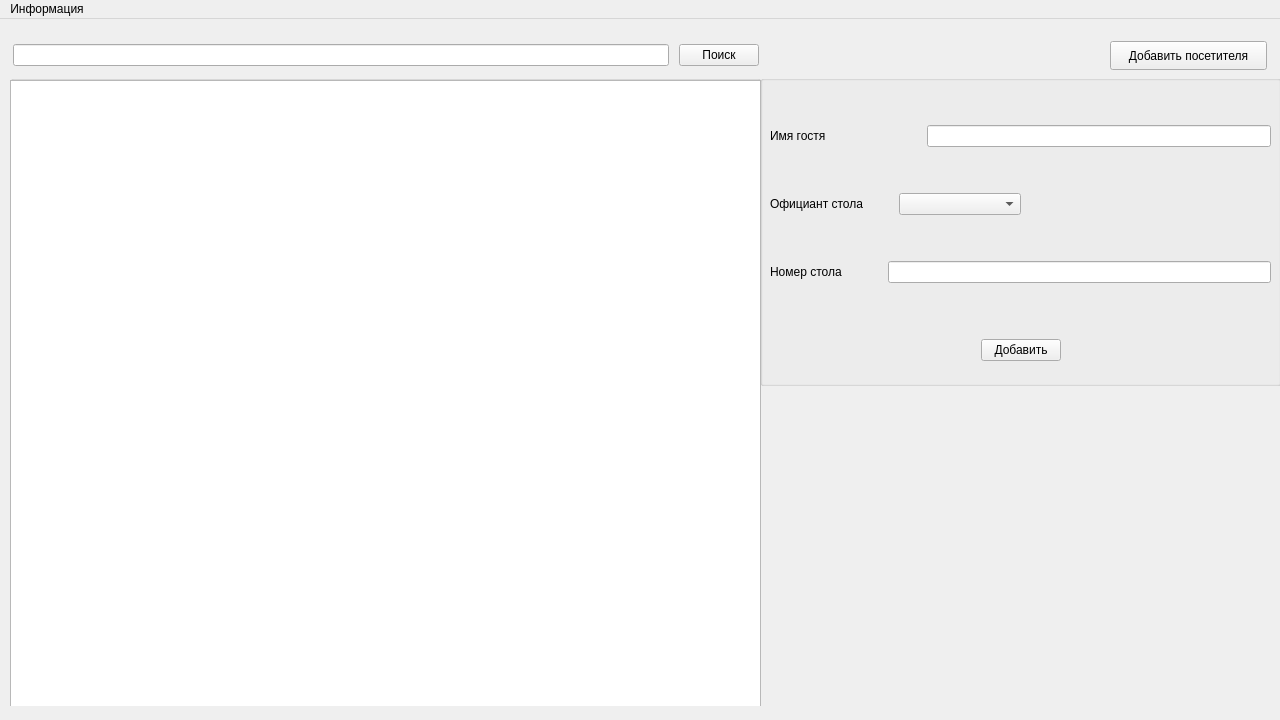
<?xml version="1.0" encoding="UTF-8"?>
<ui version="4.0">
 <class>ArmRest</class>
 <widget class="QMainWindow" name="ArmRest">
  <property name="enabled">
   <bool>true</bool>
  </property>
  <property name="geometry">
   <rect>
    <x>0</x>
    <y>0</y>
    <width>1280</width>
    <height>720</height>
   </rect>
  </property>
  <property name="focusPolicy">
   <enum>Qt::StrongFocus</enum>
  </property>
  <property name="windowTitle">
   <string>ArmGym</string>
  </property>
  <property name="styleSheet">
   <string notr="true"/>
  </property>
  <widget class="QWidget" name="mainWidget">
   <widget class="QStackedWidget" name="stackedWidget">
    <property name="geometry">
     <rect>
      <x>0</x>
      <y>0</y>
      <width>1281</width>
      <height>690</height>
     </rect>
    </property>
    <property name="focusPolicy">
     <enum>Qt::NoFocus</enum>
    </property>
    <property name="currentIndex">
     <number>1</number>
    </property>
    <widget class="QWidget" name="page">
     <widget class="QTextBrowser" name="InfoBrowser">
      <property name="enabled">
       <bool>true</bool>
      </property>
      <property name="geometry">
       <rect>
        <x>380</x>
        <y>60</y>
        <width>891</width>
        <height>611</height>
       </rect>
      </property>
      <property name="verticalScrollBarPolicy">
       <enum>Qt::ScrollBarAsNeeded</enum>
      </property>
      <property name="html">
       <string>&lt;!DOCTYPE HTML PUBLIC &quot;-//W3C//DTD HTML 4.0//EN&quot; &quot;http://www.w3.org/TR/REC-html40/strict.dtd&quot;&gt;
&lt;html&gt;&lt;head&gt;&lt;meta name=&quot;qrichtext&quot; content=&quot;1&quot; /&gt;&lt;meta charset=&quot;utf-8&quot; /&gt;&lt;style type=&quot;text/css&quot;&gt;
p, li { white-space: pre-wrap; }
hr { height: 1px; border-width: 0; }
li.unchecked::marker { content: &quot;\2610&quot;; }
li.checked::marker { content: &quot;\2612&quot;; }
&lt;/style&gt;&lt;/head&gt;&lt;body style=&quot; font-family:'Segoe UI'; font-size:9pt; font-weight:400; font-style:normal;&quot;&gt;
&lt;p style=&quot;-qt-paragraph-type:empty; margin-top:0px; margin-bottom:0px; margin-left:0px; margin-right:0px; -qt-block-indent:0; text-indent:0px;&quot;&gt;&lt;br /&gt;&lt;/p&gt;&lt;/body&gt;&lt;/html&gt;</string>
      </property>
     </widget>
     <widget class="QPushButton" name="addInfo">
      <property name="geometry">
       <rect>
        <x>110</x>
        <y>520</y>
        <width>141</width>
        <height>41</height>
       </rect>
      </property>
      <property name="text">
       <string>Добавить</string>
      </property>
     </widget>
     <widget class="QWidget" name="layoutWidget">
      <property name="geometry">
       <rect>
        <x>-2</x>
        <y>10</y>
        <width>1281</width>
        <height>41</height>
       </rect>
      </property>
      <layout class="QHBoxLayout" name="horizontalLayout_7">
       <item>
        <spacer name="horizontalSpacer_6">
         <property name="orientation">
          <enum>Qt::Horizontal</enum>
         </property>
         <property name="sizeHint" stdset="0">
          <size>
           <width>40</width>
           <height>20</height>
          </size>
         </property>
        </spacer>
       </item>
       <item>
        <widget class="QLabel" name="armLabel">
         <property name="font">
          <font>
           <pointsize>12</pointsize>
          </font>
         </property>
         <property name="text">
          <string/>
         </property>
        </widget>
       </item>
       <item>
        <spacer name="horizontalSpacer_7">
         <property name="orientation">
          <enum>Qt::Horizontal</enum>
         </property>
         <property name="sizeHint" stdset="0">
          <size>
           <width>40</width>
           <height>20</height>
          </size>
         </property>
        </spacer>
       </item>
      </layout>
     </widget>
     <widget class="QWidget" name="layoutWidget">
      <property name="geometry">
       <rect>
        <x>10</x>
        <y>60</y>
        <width>361</width>
        <height>451</height>
       </rect>
      </property>
      <layout class="QVBoxLayout" name="verticalLayout_2">
       <item>
        <widget class="QCalendarWidget" name="calendarWidget">
         <property name="enabled">
          <bool>true</bool>
         </property>
         <property name="focusPolicy">
          <enum>Qt::NoFocus</enum>
         </property>
         <property name="autoFillBackground">
          <bool>true</bool>
         </property>
         <property name="selectionMode">
          <enum>QCalendarWidget::NoSelection</enum>
         </property>
         <property name="verticalHeaderFormat">
          <enum>QCalendarWidget::NoVerticalHeader</enum>
         </property>
         <property name="navigationBarVisible">
          <bool>true</bool>
         </property>
         <property name="dateEditEnabled">
          <bool>false</bool>
         </property>
        </widget>
       </item>
       <item>
        <spacer name="verticalSpacer">
         <property name="orientation">
          <enum>Qt::Vertical</enum>
         </property>
         <property name="sizeHint" stdset="0">
          <size>
           <width>20</width>
           <height>40</height>
          </size>
         </property>
        </spacer>
       </item>
       <item>
        <widget class="QTextEdit" name="infoText">
         <property name="html">
          <string>&lt;!DOCTYPE HTML PUBLIC &quot;-//W3C//DTD HTML 4.0//EN&quot; &quot;http://www.w3.org/TR/REC-html40/strict.dtd&quot;&gt;
&lt;html&gt;&lt;head&gt;&lt;meta name=&quot;qrichtext&quot; content=&quot;1&quot; /&gt;&lt;meta charset=&quot;utf-8&quot; /&gt;&lt;style type=&quot;text/css&quot;&gt;
p, li { white-space: pre-wrap; }
hr { height: 1px; border-width: 0; }
li.unchecked::marker { content: &quot;\2610&quot;; }
li.checked::marker { content: &quot;\2612&quot;; }
&lt;/style&gt;&lt;/head&gt;&lt;body style=&quot; font-family:'Segoe UI'; font-size:9pt; font-weight:400; font-style:normal;&quot;&gt;
&lt;p style=&quot;-qt-paragraph-type:empty; margin-top:0px; margin-bottom:0px; margin-left:0px; margin-right:0px; -qt-block-indent:0; text-indent:0px;&quot;&gt;&lt;br /&gt;&lt;/p&gt;&lt;/body&gt;&lt;/html&gt;</string>
         </property>
        </widget>
       </item>
      </layout>
     </widget>
    </widget>
    <widget class="QWidget" name="subscriptionPage">
     <widget class="QGroupBox" name="groupBox">
      <property name="geometry">
       <rect>
        <x>760</x>
        <y>56</y>
        <width>521</width>
        <height>311</height>
       </rect>
      </property>
      <property name="title">
       <string/>
      </property>
      <widget class="QStackedWidget" name="buttonStackedWidget">
       <property name="geometry">
        <rect>
         <x>0</x>
         <y>230</y>
         <width>521</width>
         <height>80</height>
        </rect>
       </property>
       <property name="currentIndex">
        <number>0</number>
       </property>
       <widget class="QWidget" name="page_2">
        <widget class="QWidget" name="layoutWidget">
         <property name="geometry">
          <rect>
           <x>0</x>
           <y>30</y>
           <width>521</width>
           <height>31</height>
          </rect>
         </property>
         <layout class="QHBoxLayout" name="horizontalLayout_6">
          <item>
           <spacer name="horizontalSpacer_4">
            <property name="orientation">
             <enum>Qt::Horizontal</enum>
            </property>
            <property name="sizeHint" stdset="0">
             <size>
              <width>40</width>
              <height>20</height>
             </size>
            </property>
           </spacer>
          </item>
          <item>
           <widget class="QPushButton" name="addCustButton">
            <property name="text">
             <string>Добавить</string>
            </property>
           </widget>
          </item>
          <item>
           <spacer name="horizontalSpacer_5">
            <property name="orientation">
             <enum>Qt::Horizontal</enum>
            </property>
            <property name="sizeHint" stdset="0">
             <size>
              <width>40</width>
              <height>20</height>
             </size>
            </property>
           </spacer>
          </item>
         </layout>
        </widget>
       </widget>
       <widget class="QWidget" name="page_3">
        <widget class="QWidget" name="layoutWidget">
         <property name="geometry">
          <rect>
           <x>170</x>
           <y>30</y>
           <width>195</width>
           <height>31</height>
          </rect>
         </property>
         <layout class="QHBoxLayout" name="horizontalLayout_3">
          <item>
           <widget class="QPushButton" name="changeCustButton">
            <property name="text">
             <string>Изменить</string>
            </property>
           </widget>
          </item>
          <item>
           <widget class="QPushButton" name="deleteCustButton">
            <property name="text">
             <string>Удалить</string>
            </property>
           </widget>
          </item>
         </layout>
         <zorder>deleteCustButton</zorder>
         <zorder>changeCustButton</zorder>
        </widget>
       </widget>
      </widget>
      <widget class="QWidget" name="layoutWidget">
       <property name="geometry">
        <rect>
         <x>10</x>
         <y>10</y>
         <width>501</width>
         <height>241</height>
        </rect>
       </property>
       <layout class="QVBoxLayout" name="verticalLayout">
        <item>
         <layout class="QHBoxLayout" name="horizontalLayout">
          <item>
           <widget class="QLabel" name="NameLabel">
            <property name="text">
             <string>Имя гостя</string>
            </property>
           </widget>
          </item>
          <item>
           <spacer name="horizontalSpacer">
            <property name="orientation">
             <enum>Qt::Horizontal</enum>
            </property>
            <property name="sizeType">
             <enum>QSizePolicy::Fixed</enum>
            </property>
            <property name="sizeHint" stdset="0">
             <size>
              <width>95</width>
              <height>20</height>
             </size>
            </property>
           </spacer>
          </item>
          <item>
           <widget class="QLineEdit" name="NameLine"/>
          </item>
         </layout>
        </item>
        <item>
         <layout class="QHBoxLayout" name="horizontalLayout_4">
          <item>
           <widget class="QLabel" name="WaiterLabel">
            <property name="text">
             <string>Официант стола</string>
            </property>
           </widget>
          </item>
          <item>
           <widget class="QComboBox" name="WaiterCombo">
            <item>
             <property name="text">
              <string/>
             </property>
            </item>
            <item>
             <property name="text">
              <string>Андрей</string>
             </property>
            </item>
            <item>
             <property name="text">
              <string>Оксана</string>
             </property>
            </item>
            <item>
             <property name="text">
              <string>Кирилл</string>
             </property>
            </item>
            <item>
             <property name="text">
              <string>Алина</string>
             </property>
            </item>
           </widget>
          </item>
          <item>
           <spacer name="horizontalSpacer_2">
            <property name="orientation">
             <enum>Qt::Horizontal</enum>
            </property>
            <property name="sizeType">
             <enum>QSizePolicy::Fixed</enum>
            </property>
            <property name="sizeHint" stdset="0">
             <size>
              <width>250</width>
              <height>20</height>
             </size>
            </property>
           </spacer>
          </item>
         </layout>
        </item>
        <item>
         <layout class="QHBoxLayout" name="horizontalLayout_5">
          <item>
           <widget class="QLabel" name="TableNumLabel">
            <property name="text">
             <string>Номер стола</string>
            </property>
           </widget>
          </item>
          <item>
           <spacer name="horizontalSpacer_3">
            <property name="orientation">
             <enum>Qt::Horizontal</enum>
            </property>
            <property name="sizeType">
             <enum>QSizePolicy::Ignored</enum>
            </property>
            <property name="sizeHint" stdset="0">
             <size>
              <width>40</width>
              <height>20</height>
             </size>
            </property>
           </spacer>
          </item>
          <item>
           <widget class="QLineEdit" name="TableNumLine"/>
          </item>
         </layout>
        </item>
       </layout>
      </widget>
     </widget>
     <widget class="QPushButton" name="goAddCustButton">
      <property name="geometry">
       <rect>
        <x>1110</x>
        <y>22</y>
        <width>157</width>
        <height>29</height>
       </rect>
      </property>
      <property name="text">
       <string>Добавить посетителя</string>
      </property>
     </widget>
     <widget class="QGroupBox" name="groupBox_2">
      <property name="geometry">
       <rect>
        <x>10</x>
        <y>56</y>
        <width>751</width>
        <height>631</height>
       </rect>
      </property>
      <property name="title">
       <string/>
      </property>
      <widget class="QTableView" name="customersTable">
       <property name="geometry">
        <rect>
         <x>0</x>
         <y>5</y>
         <width>751</width>
         <height>631</height>
        </rect>
       </property>
       <property name="frameShadow">
        <enum>QFrame::Plain</enum>
       </property>
       <property name="editTriggers">
        <set>QAbstractItemView::DoubleClicked</set>
       </property>
       <property name="gridStyle">
        <enum>Qt::NoPen</enum>
       </property>
       <property name="sortingEnabled">
        <bool>false</bool>
       </property>
       <attribute name="verticalHeaderVisible">
        <bool>false</bool>
       </attribute>
      </widget>
     </widget>
     <widget class="QWidget" name="layoutWidget">
      <property name="geometry">
       <rect>
        <x>13</x>
        <y>21</y>
        <width>751</width>
        <height>31</height>
       </rect>
      </property>
      <layout class="QHBoxLayout" name="horizontalLayout_2">
       <property name="spacing">
        <number>10</number>
       </property>
       <property name="leftMargin">
        <number>0</number>
       </property>
       <property name="rightMargin">
        <number>5</number>
       </property>
       <item>
        <widget class="QLineEdit" name="findCustomerLine"/>
       </item>
       <item>
        <widget class="QPushButton" name="findCustomerButton">
         <property name="text">
          <string>Поиск</string>
         </property>
        </widget>
       </item>
      </layout>
     </widget>
    </widget>
   </widget>
  </widget>
  <widget class="QMenuBar" name="menuBar">
   <property name="geometry">
    <rect>
     <x>0</x>
     <y>0</y>
     <width>1280</width>
     <height>26</height>
    </rect>
   </property>
   <property name="mouseTracking">
    <bool>true</bool>
   </property>
   <property name="nativeMenuBar">
    <bool>true</bool>
   </property>
   <widget class="QMenu" name="menuInfo">
    <property name="mouseTracking">
     <bool>true</bool>
    </property>
    <property name="autoFillBackground">
     <bool>false</bool>
    </property>
    <property name="tearOffEnabled">
     <bool>false</bool>
    </property>
    <property name="title">
     <string>Информация</string>
    </property>
    <addaction name="mainInfo"/>
    <addaction name="custInfo"/>
   </widget>
   <addaction name="menuInfo"/>
  </widget>
  <action name="custInfo">
   <property name="text">
    <string>Посетители</string>
   </property>
  </action>
  <action name="mainInfo">
   <property name="text">
    <string>Главная</string>
   </property>
  </action>
 </widget>
 <resources/>
 <connections/>
</ui>
